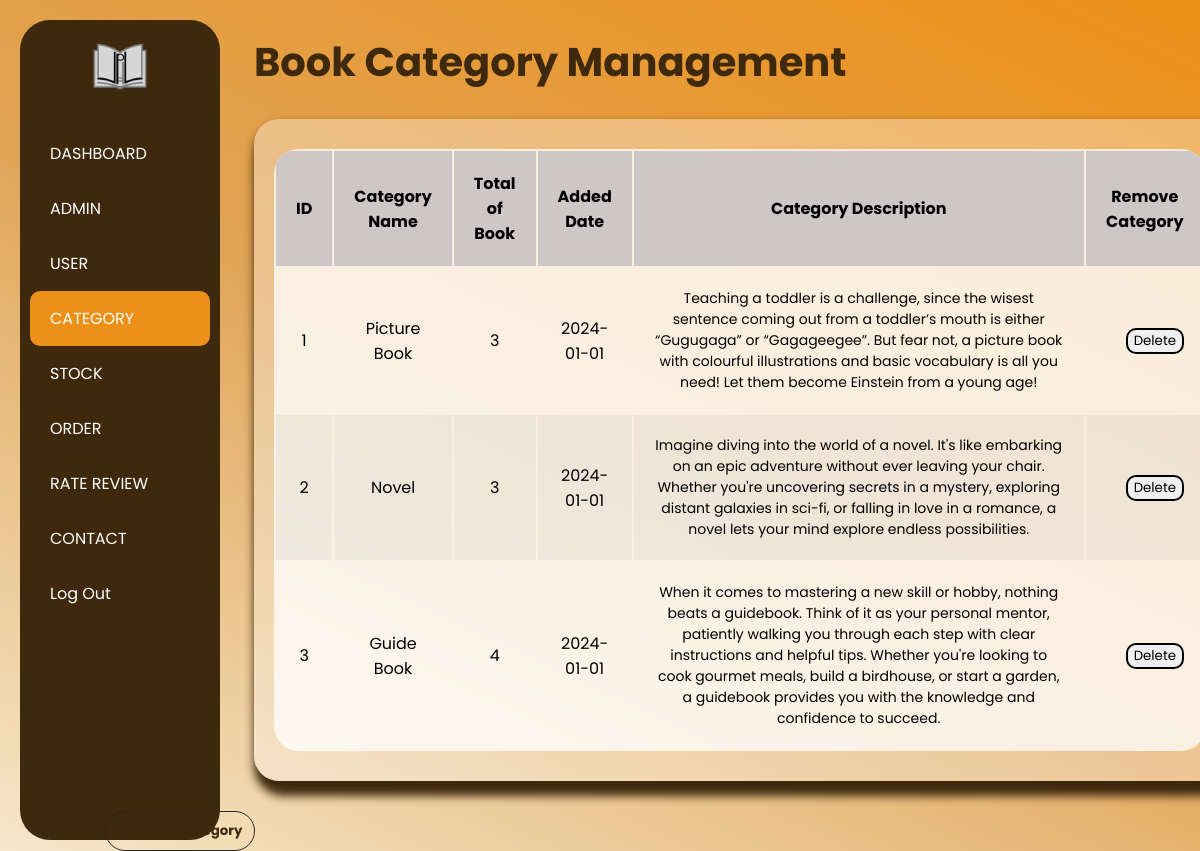
Screenshot of /Employee/Manage_Category/Category.php with the database file from the repository.
### tables this page shows
CREATE TABLE `book_category` (
  `CategoryID` int(5) NOT NULL,
  `CategoryName` varchar(255) NOT NULL,
  `Total_book` int(11) NOT NULL,
  `AddedDate` date DEFAULT NULL,
  `Category_Description` mediumtext DEFAULT NULL
);

### Employee/Manage_Category/Category.php (the view, shortened to what this page needs)
<?php
include('../../connection.php');
$sql = "SELECT *, (SELECT COUNT(*) FROM booklist WHERE booklist.Category = book_category.CategoryName) AS Total_Book FROM book_category";
$result = mysqli_query($connect, $sql);
?>
<!DOCTYPE html>
<html lang="en">
    <head>
        <link href="" rel="stylesheet">
        <link rel="stylesheet" href="Category.css">
    </head>
    <body>
        <div class="selection">
            <div class="Logo">
                <img src="Logo.png" />
            </div>
            <div class="bar">
                <ul>
                    <li><a href="../Employee_Home_Page/Home_Page_EMP.php">DASHBOARD</a></li>
                    <li><a href="../Manage_Staff/Manage_Staff.php">ADMIN</a></li>
                    <li><a href="../Manage_USER/Manage_USER.php">USER</a></li>
                    <li class="active"><a href="../Manage_Category/Category.php">CATEGORY</a></li>
                    <li><a href="../Stock/stock.php">STOCK</a></li>
                    <li><a href="../Manage_Order/Manage_Order.php">ORDER</a></li>
                    <li><a href="../Rate_Review/Rate_Review.php">RATE REVIEW</a></li>
                    <li><a href="../Contact_Record/Contact_Record.php">CONTACT</a></li>
                    <li><a href="../../User/Landing_Page/Landing.php">Log Out</a></li>
                </ul>
            </div>
        </div>
<fieldset>
    <div class="header">
        <h1>Book Category Management</h1>
    </div>
    <section class="table">
        <div class="content">
            <table>
                <thead>
                    <tr>
                        <th>ID</th>
                        <th>Category Name</th>
                        <th>Total of Book</th>
                        <th>Added Date</th>
                        <th>Category Description</th>
                        <th>Remove Category</th>
                    </tr>
                </thead>
                <tbody>
                    <?php
                    if ($result && mysqli_num_rows($result) > 0) {
                        while ($row = mysqli_fetch_assoc($result)) {
                            echo '<tr>';
                            echo '<td>' . $row['CategoryID'] . '</td>';
                            echo '<td>' . $row['CategoryName'] . '</td>';
                            echo '<td>' . $row['Total_Book'] . '</td>';
                            echo '<td>' . $row['AddedDate'] . '</td>';
                            echo "<td class='short-desc'>" . $row['Category_Description'] . '</td>';
                            echo "<td class='short-button'><button type=\"button\" class=\"delCat\" onclick=\"confirmDelete('{$row['CategoryID']}')\">Delete</button></td>";
                            echo '</tr>';
                        }
                    }
                    ?>
                </tbody>
            </table>
        </div>
    </section>
    <button class="add" style="left: -540px;">Add new category</button>
</fieldset>
    </body>
</html>

### Employee/Manage_Category/Category.css (style rules this page uses)
* { font-family: 'Poppins'; }
body { margin: 0; display: flex; background-image:linear-gradient(25deg, #f6e7ca, #e0a456,#ed9017); background-size: cover; background-attachment: fixed; height: 100vh; width: 100%; }
.selection { width: 180px; background-color: #3f290d; color: white; height: 100vh; display: flex; flex-direction: column; align-items: center; padding: 10px 0px; border-radius: 30px; margin: 20px; padding-right: 10px; padding-left: 10px; }
.Logo img { padding: 10px 3px; float: left; display: flex; height: 60px; }
.selection ul { list-style: none; padding: 0; width: 100%; }
.selection ul li { width: 180px; }
.selection ul li a { display: block; padding: 15px 20px; color: white; text-decoration: none; width: 100%; box-sizing: border-box; }
.selection ul li.active a, .selection ul li a:hover { background-color: #ed9017; color: white; border-radius: 10px; }
.header h1 { color: #3f290d; font-size: 40px; }
fieldset { border: none; }
.table { display: flex; background-color: #fff5; box-shadow: 5px 10px 10px 5px #3f290d; border-radius: 25px; overflow: hidden; margin: 25px auto; width: 100%; }
.table, th, td { padding: 20px; border-collapse: collapse; }
.short-desc { width: 580px; word-wrap: break-word; font-size: 14px; }
.short-button { width: 50px; word-wrap: break-word; justify-content: center; align-items: center; }
th { background-color: #cec7c7; }
.content { text-align: center; width: 100%; max-height: calc(89% - 0.10px); background-color: #fffb; margin: 10px auto; border-radius: 25px; overflow: auto; }
tbody tr:nth-child(even) { background-color: #0000000b; }
button { border: 2px black solid; border-radius: 10px; margin-left: 20px; }
.add { height: 40px; width: 150px; position: relative; font-weight: bold; background-color: transparent; cursor: pointer; border: 1px solid #252525; overflow: hidden; border-radius: 30px; color: #3f290d; transition: all 0.2s ease-in-out; margin: 30px auto; display: block; text-align: center; }

### rows the page displays
book_category: CategoryID "1", CategoryName "Picture Book", Total_Book "3", AddedDate "2024-01-01", Category_Description "Teaching a toddler is a challenge, since the wisest sentence coming out from a toddler’s mouth is either “Gugugaga” or “Gagageegee”. But fear not, a picture book with colourful illustrations and basic vocabulary is all you need! Let them become Einstein from a young age!"
book_category: CategoryID "2", CategoryName "Novel", Total_Book "3", AddedDate "2024-01-01", Category_Description "Imagine diving into the world of a novel. It's like embarking on an epic adventure without ever leaving your chair. Whether you're uncovering secrets in a mystery, exploring distant galaxies in sci-fi, or falling in love in a romance, a novel lets your mind explore endless possibilities."
book_category: CategoryID "3", CategoryName "Guide Book", Total_Book "4", AddedDate "2024-01-01", Category_Description "When it comes to mastering a new skill or hobby, nothing beats a guidebook. Think of it as your personal mentor, patiently walking you through each step with clear instructions and helpful tips. Whether you're looking to cook gourmet meals, build a birdhouse, or start a garden, a guidebook provides you with the knowledge and confidence to succeed."
